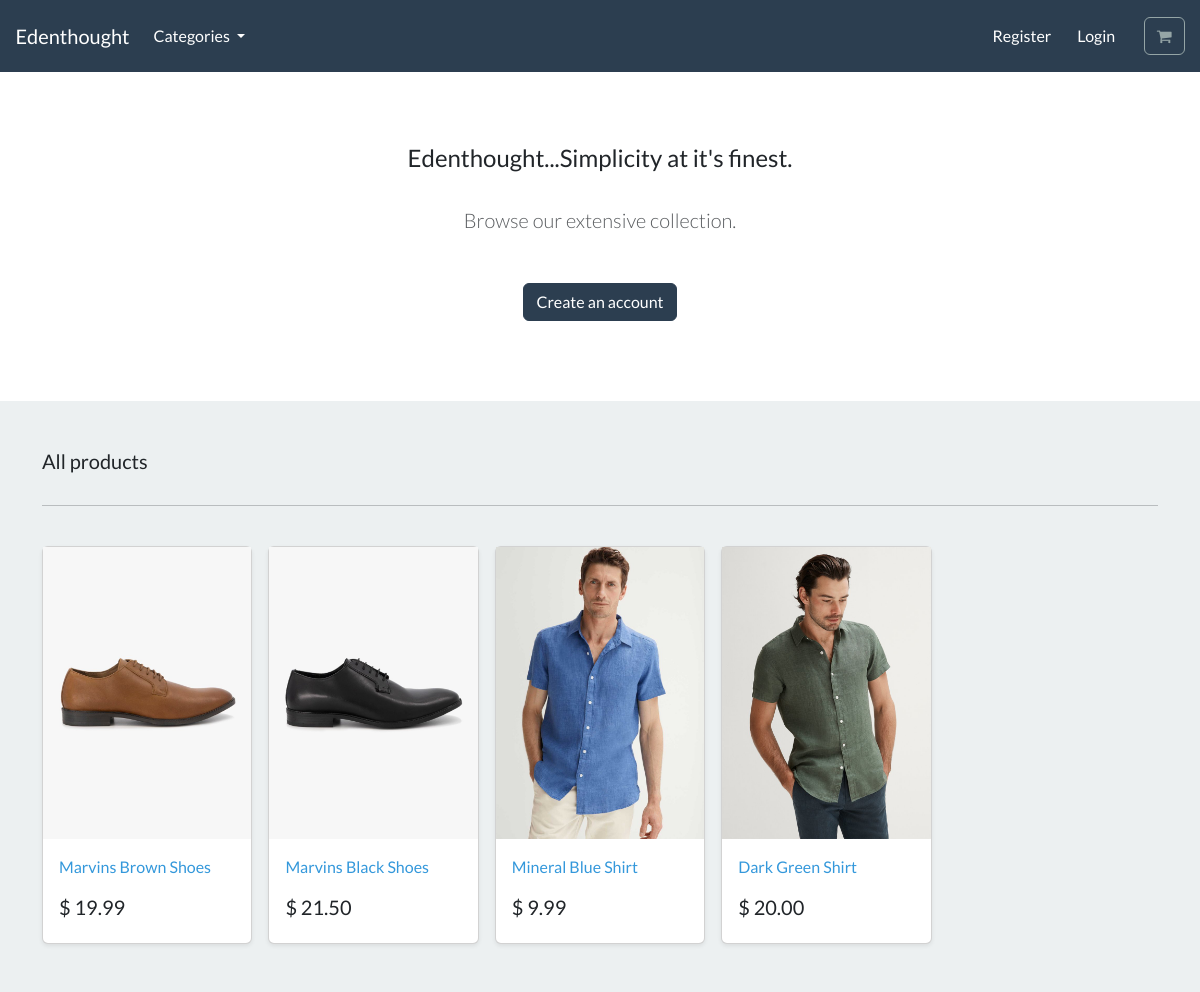
The page / on the database its author committed.
### store/models.py (models this page shows, shortened)
class Product(models.Model):
    category = models.ForeignKey(
        Category, related_name='product', on_delete=models.CASCADE, null=True)
    title = models.CharField(max_length=250)
    brand = models.CharField(max_length=250, default='un-branded')
    description = models.TextField(blank=True)
    slug = models.SlugField(max_length=250)
    price = models.DecimalField(max_digits=4, decimal_places=2)
    image = models.ImageField(upload_to='images/', blank=True, null=True)
    class Meta:
        verbose_name_plural = 'products'

### store/views.py (the view)
# urls.py: path('', include('store.urls')),
def store(request):
    all_products = Product.objects.all()
    context = {'all_products': all_products}
    return render(request, 'store/store.html', context)

### store/views.py (called while the page is built)
def categories(request):
    all_categories = Category.objects.all()
    return {'all_categories': all_categories}

### store/templates/store/store.html
{% extends "./base.html" %}
{% load static %}
{% block content %}
    <section class="py-4 text-center container">
        <div class="row py-lg-5">
            <div class="col-lg-6 col-md-8 mx-auto">
                <h4> Edenthought...Simplicity at it's finest. </h4>
                <br>
                <p class="lead text-muted">
                Browse our extensive collection.
                </p>
                <br>
                <a href="#" class="btn btn-primary my-2"> Create an account </a>
            </div>
        </div>
    </section>
    <div class="album py-5 bg-light">
        <div class="container">
          <div class="pb-3 h5"> All products </div>
          <hr>
          <br>
          <div class="row row-cols-1 row-cols-sm-2 row-cols-md-5 g-3">
            {% for product in all_products %}
            <div class="col">
              <div class="card shadow-sm">
                <img class="img-fluid" alt="Responsive image" src="{{product.image.url}}">
                <div class="card-body">
                  <p class="card-text">
                    <a class="text-info text-decoration-none" href="">{{product.title | capfirst}}</a>
                  </p>
                  <div class="d-flex justify-content-between align-items-center">
                    <h5>$ {{ product.price}}</h5>
                  </div>
                </div>
              </div>
            </div>
            {% endfor %}
          </div>
        </div>
      </div>
{% endblock %}

### rows shown on the page
Product: image (picture), title "Marvins Brown Shoes", price "19.99"
Product: image (picture), title "Marvins Black Shoes", price "21.50"
Product: image (picture), title "Mineral Blue Shirt", price "9.99"
Product: image (picture), title "Dark Green Shirt", price "20.00"
